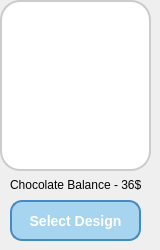
         <widget class="QWidget" name="widget_64" native="true">
          <widget class="QLabel" name="label_185">
           <property name="geometry">
            <rect>
             <x>0</x>
             <y>0</y>
             <width>151</width>
             <height>171</height>
            </rect>
           </property>
           <property name="styleSheet">
            <string notr="true">border-radius: 20px; /* Bo tròn góc */
border: 2px solid #ccc; /* Viền màu xám */
background-color: white; /* Nền trắng */
</string>
           </property>
           <property name="text">
            <string/>
           </property>
          </widget>
          <widget class="QLabel" name="label_186">
           <property name="geometry">
            <rect>
             <x>10</x>
             <y>170</y>
             <width>141</width>
             <height>31</height>
            </rect>
           </property>
           <property name="styleSheet">
            <string notr="true"> font-family: &quot;Georgia&quot;</string>
           </property>
           <property name="text">
            <string>&lt;html&gt;&lt;head/&gt;&lt;body&gt;&lt;p&gt;&lt;span style=&quot; color:#040404;&quot;&gt;Chocolate Balance - 36$&lt;/span&gt;&lt;/p&gt;&lt;/body&gt;&lt;/html&gt;</string>
           </property>
          </widget>
          <widget class="QLabel" name="imagecoffee_80">
           <property name="geometry">
            <rect>
             <x>10</x>
             <y>10</y>
             <width>131</width>
             <height>151</height>
            </rect>
           </property>
           <property name="text">
            <string/>
           </property>
           <property name="pixmap">
            <pixmap>../images/36389bc3ef476ddec430aa38c7c1b41a.jpg</pixmap>
           </property>
           <property name="scaledContents">
            <bool>true</bool>
           </property>
          </widget>
          <widget class="QPushButton" name="buychocolatebalance_85">
           <property name="geometry">
            <rect>
             <x>10</x>
             <y>200</y>
             <width>131</width>
             <height>41</height>
            </rect>
           </property>
           <property name="styleSheet">
            <string notr="true">QPushButton {
    background-color:rgb(167, 212, 238); /* Màu xanh nhạt chủ đạo bạn chọn */
    color: White; /* Chữ màu xanh đậm để dễ đọc trên nền nhạt */
    border-radius: 12px;
    padding: 10px;
    font-size: 14px;
    font-weight: bold;
    font-family: &quot;Georgia&quot;;
    border: 2px solid rgb(67, 139, 196); /* Viền xanh đậm hơn một chút để tạo khối */
}

QPushButton:hover {
    background-color: #A6C8FF; /* Màu đậm hơn khi di chuột vào */
    border: 2px solid #7FAFFF; /* Viền đậm hơn khi hover */
    color: white; /* Chuyển chữ sang trắng để nổi bật */
}

QPushButton:pressed {
    background-color: #7FAFFF; /* Màu đậm nhất khi nhấn giữ nút */
    border: 2px solid #4A90E2;
}</string>
           </property>
           <property name="text">
            <string>Select Design</string>
           </property>
           <property name="icon">
            <iconset>
             <normaloff>images/3507742_cart_ecommerce_grocery_iconoteka_shop_icon.png</normaloff>images/3507742_cart_ecommerce_grocery_iconoteka_shop_icon.png</iconset>
           </property>
          </widget>
         </widget>
